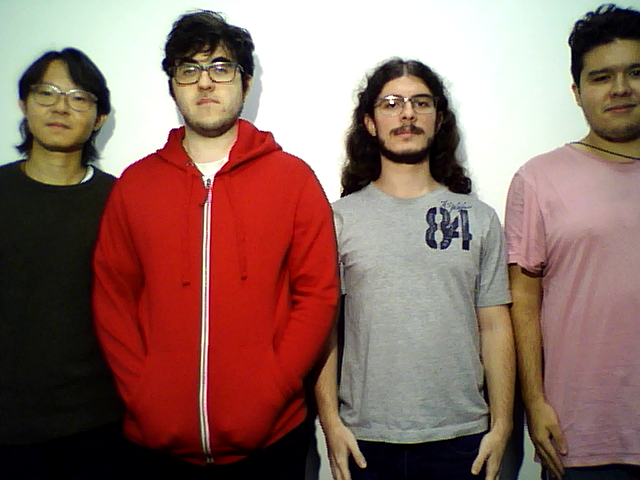
#> input picture reports/report1/f1.png, 640 x 480 px, found by its file name
$ python exp1.py
#> lines starting #> are read from the running program, lines starting #| are printed output that depends on the picture
import cv2 as cv
import numpy as np
from matplotlib import pyplot as plt
img = cv.imread('f1.png')
#> img is the input picture: shape (480, 640, 3); mean B, G, R 99, 107.6, 140.8
img = cv.cvtColor(img, cv.COLOR_BGR2RGB)
assert img is not None, "file could not be read, check with os.path.exists()"
blur = cv.blur(img,(5,5))
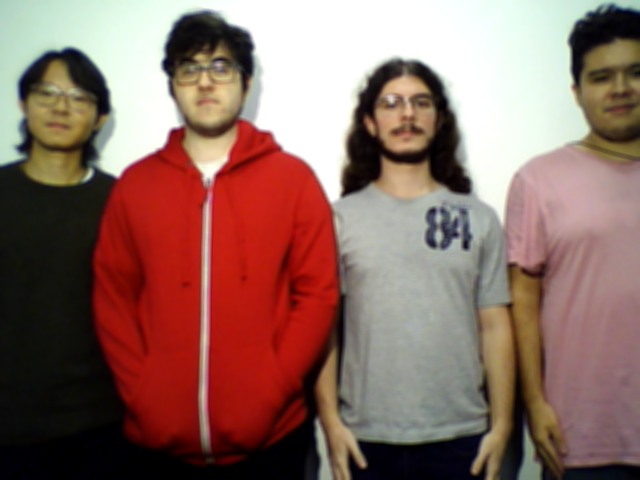
#> blur: shape (480, 640, 3); mean R, G, B 140.8, 107.6, 99
plt.subplot(121),plt.imshow(img),plt.title('Original')
plt.xticks([]), plt.yticks([])
plt.subplot(122),plt.imshow(blur),plt.title('Blurred')
plt.xticks([]), plt.yticks([])
plt.show()
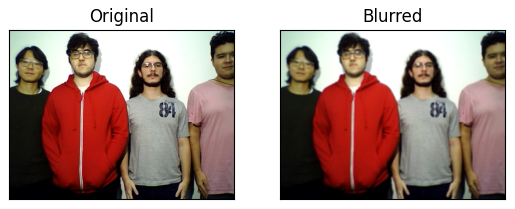
#> figure drawn by matplotlib, 2 panels

$ run again, with reports/report1/f2.png copied over reports/report1/f1.png
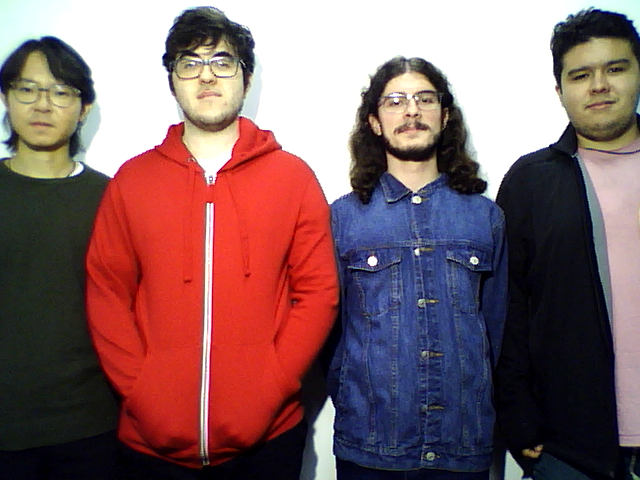
#> input picture reports/report1/f2.png, 640 x 480 px, found by its file name
#> img is the input picture: shape (480, 640, 3); mean B, G, R 100.4, 97.7, 130.2
#> `blur = cv.blur(img,(5,5))`:
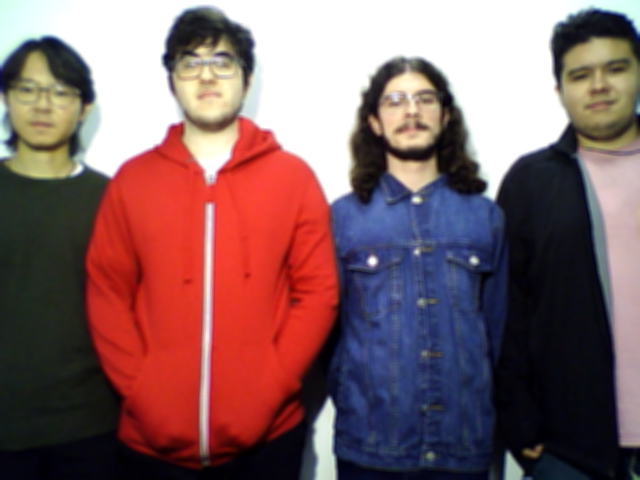
#> blur: shape (480, 640, 3); mean R, G, B 130.2, 97.7, 100.4
#> `plt.show()`:
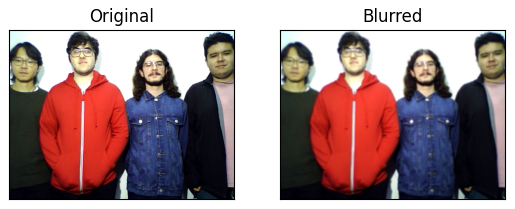
#> figure drawn by matplotlib, 2 panels

$ run again, with reports/report1/f3.png copied over reports/report1/f1.png
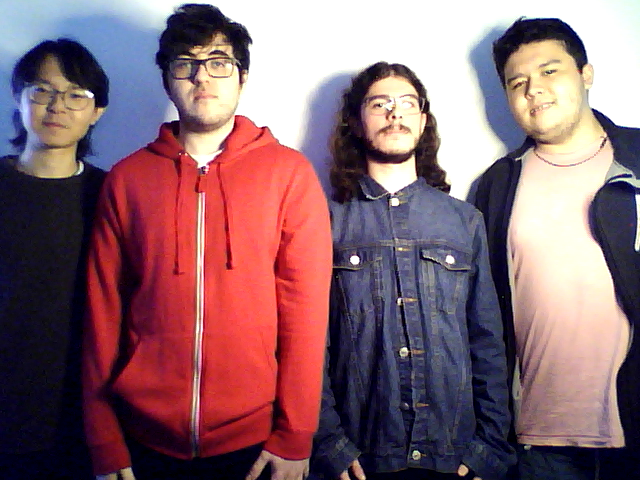
#> input picture reports/report1/f3.png, 640 x 480 px, found by its file name
#> img is the input picture: shape (480, 640, 3); mean B, G, R 111, 101.6, 135.5
#> `blur = cv.blur(img,(5,5))`:
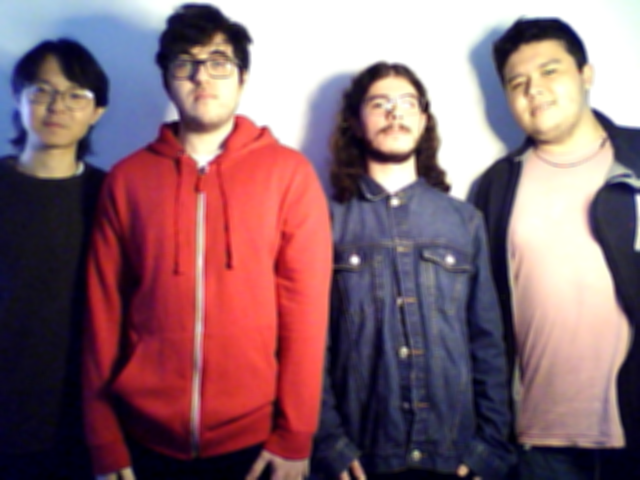
#> blur: shape (480, 640, 3); mean R, G, B 135.5, 101.6, 111
#> `plt.show()`:
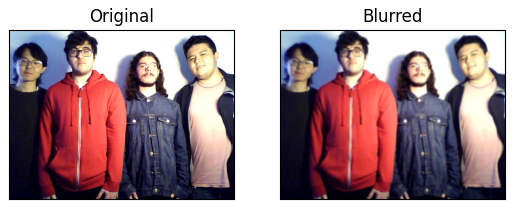
#> figure drawn by matplotlib, 2 panels
